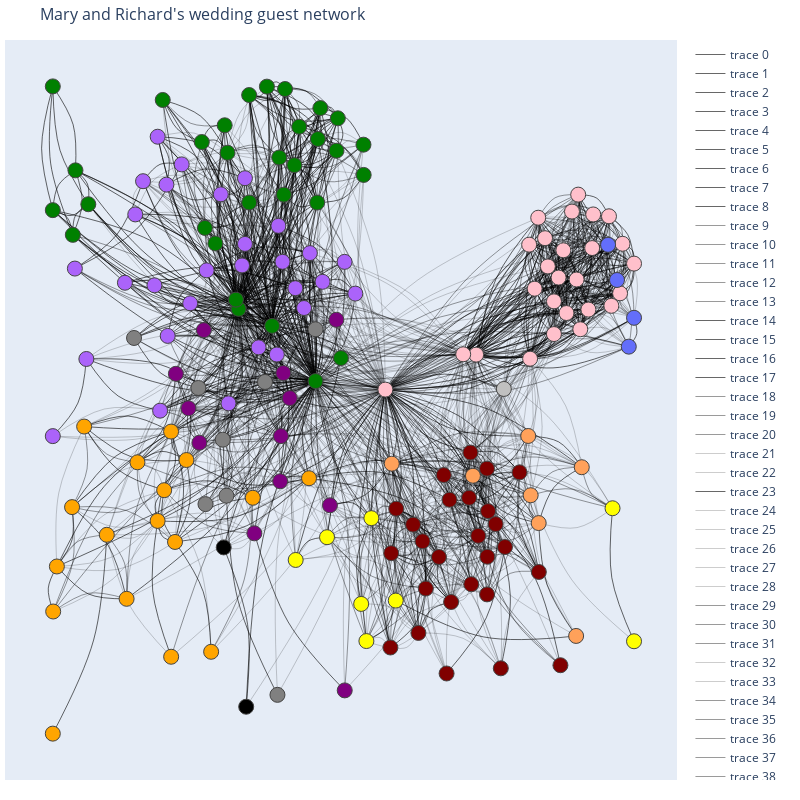

Write notebook code for a chart like this one.
### Code cell
fig = go.Figure(data=edge_traces + edge_info + node_traces,
                layout=go.Layout(
                    title="Mary and Richard's wedding guest network",
                    titlefont_size=16,
                    width=800,
                    height=800,
                    showlegend=False,
                    hovermode='closest',
                    margin=dict(b=20,l=5,r=5,t=40),
                    xaxis=dict(showgrid=False, zeroline=False, showticklabels=False),
                    yaxis=dict(showgrid=False, zeroline=False, showticklabels=False))
                    )
fig.show()
